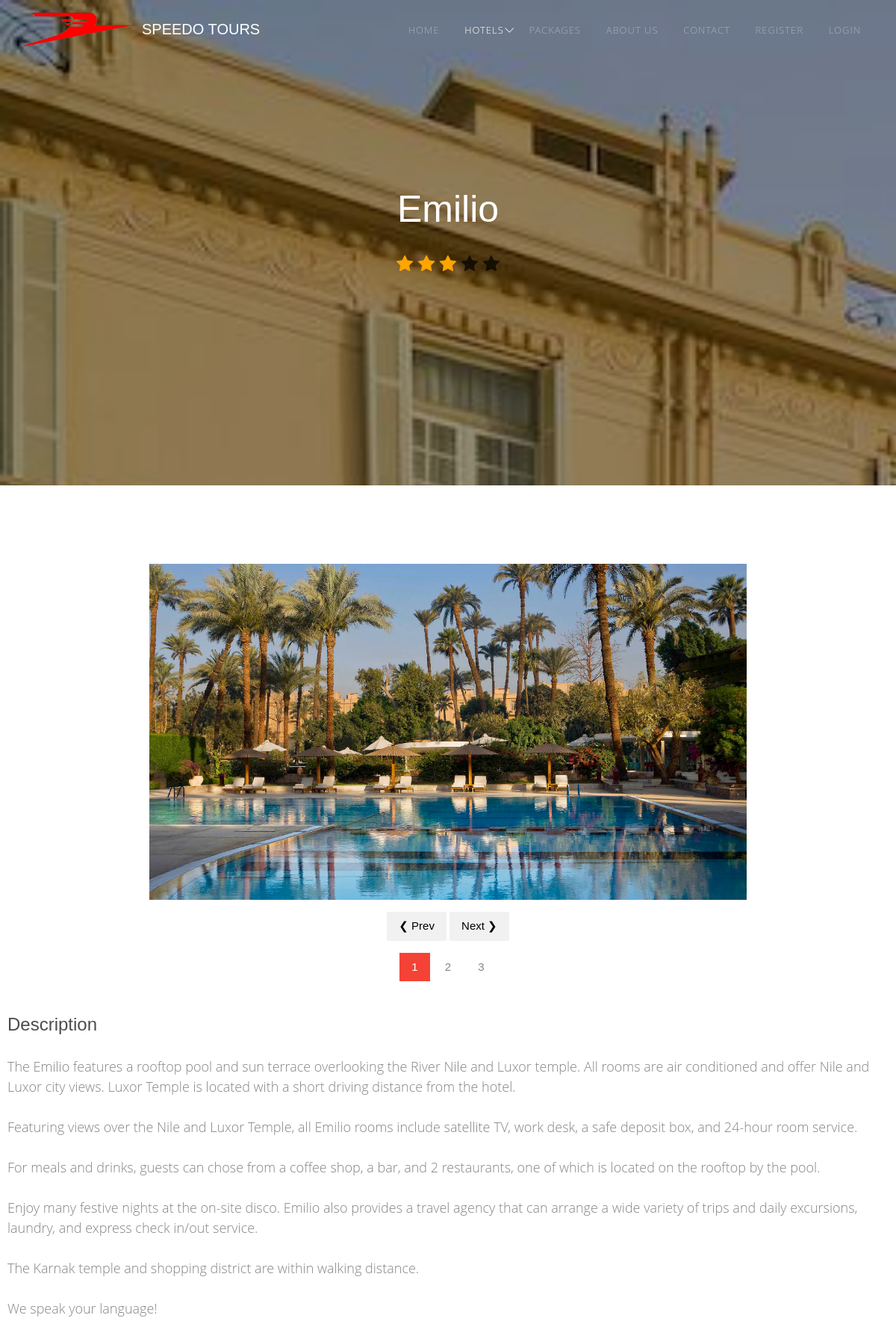
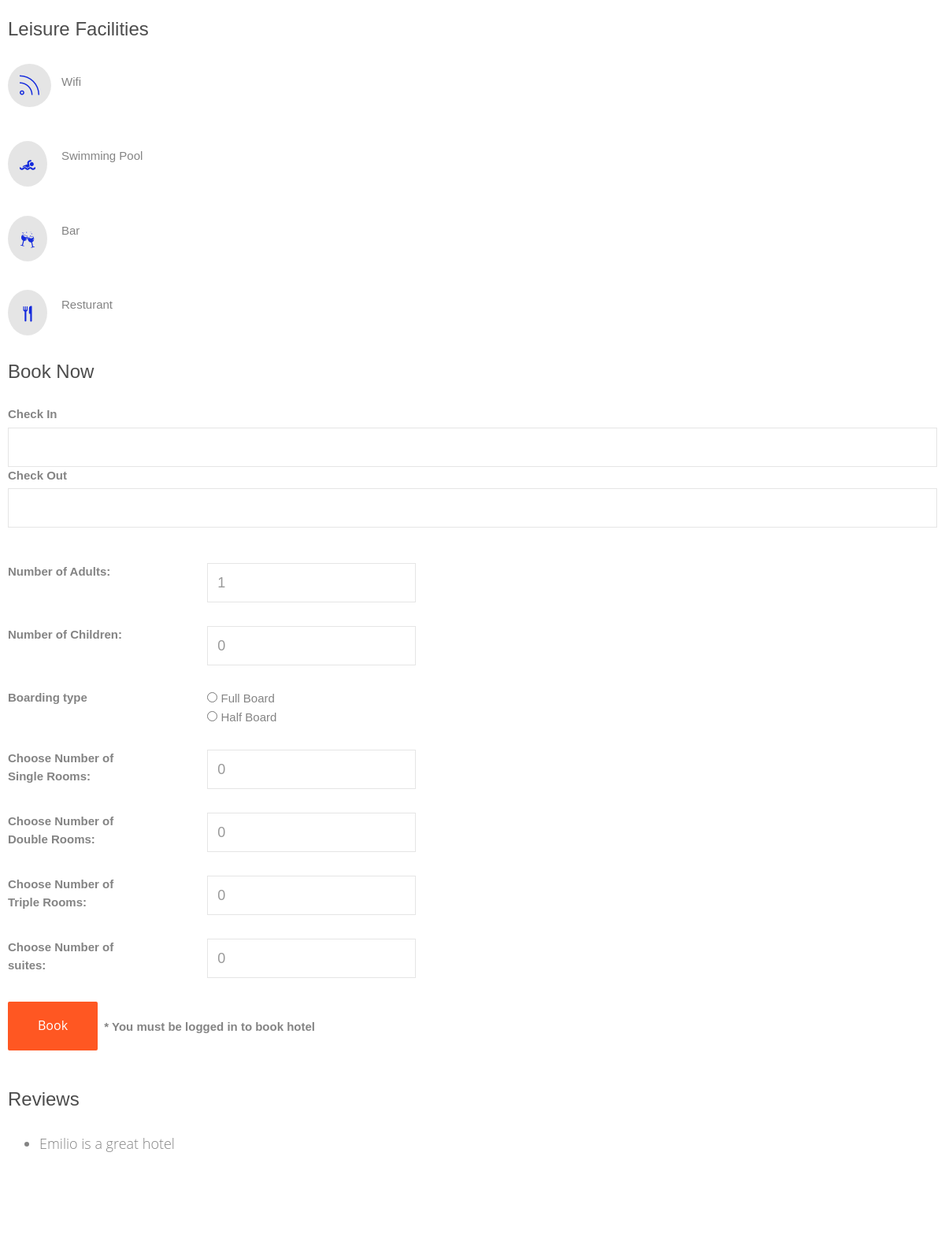
/single-hotel.php?action=Emilio (upper part), run on the app's committed database (2 pictures, top to bottom).
### tables this page shows
CREATE TABLE `hotel` (
  `HotelID` int(11) NOT NULL,
  `Name` varchar(30) NOT NULL,
  `NumberofRooms` int(11) NOT NULL,
  `overview` varchar(140) NOT NULL,
  `description` mediumtext NOT NULL,
  `WiFI` set('TRUE','FALSE') NOT NULL,
  `Swimming_Pool` set('TRUE','FALSE') NOT NULL,
  `Spa` set('TRUE','FALSE') NOT NULL,
  `Gym` set('TRUE','FALSE') NOT NULL,
  `Bar` set('TRUE','FALSE') NOT NULL,
  `Restaurant` set('TRUE','FALSE') NOT NULL,
  `Pets` set('TRUE','FALSE') NOT NULL,
  `featured` set('feature','header','false') NOT NULL DEFAULT 'false',
  `FeaturedMainSilder` set('TRUE','FALSE') NOT NULL,
  `Suspended` set('Enabled','Disabled') NOT NULL DEFAULT 'Enabled',
  `location` varchar(20) NOT NULL,
  `PriceSingle` int(11) NOT NULL,
  `PriceDouble` int(11) NOT NULL,
  `PriceTriple` int(11) NOT NULL,
  `PriceSuites` int(11) NOT NULL,
  `stars` int(11) NOT NULL
);

### app/view/view.php (called while the page is built, shortened)
<?php
abstract class  View{
    public function __construct($controller, $model) {
        $this->model = $model;
    }
}
?>

### app/model/singlehotelmodel.php (called while the page is built)
<?php
require_once("app/model/model.php");
?>
<?php
class singlehotelmodel extends Model
{
    private $dbh;
    private $hotelname;
    private $hoteldescription;
    private $hotelservices=array();
    private $reviewsofhotel=array();
    private $stars;
    function __construct($hotelname=null)
    {
        $this->dbh=$this->connect();
        $this->hotelname=$hotelname;
    }
    function listhoteldata()
    {
        $sql="select description,Swimming_Pool,WiFI,Spa,Gym,Bar,Restaurant,Pets,stars from hotel where Name='".$this->hotelname."'";
        $result=mysqli_query($this->dbh->getConn(),$sql);
        $row=mysqli_fetch_assoc($result);
        $this->hoteldescription=$row['description'];
        array_push($this->hotelservices,$row['WiFI']);
        array_push($this->hotelservices,$row['Swimming_Pool']);
        array_push($this->hotelservices,$row['Gym']);
        array_push($this->hotelservices,$row['Spa']);
        array_push($this->hotelservices,$row['Bar']);
        array_push($this->hotelservices,$row['Restaurant']);
        array_push($this->hotelservices,$row['Pets']);
        $this->stars=$row['stars'];
    }
    function listreviewsofhotel($var)
    {
        $sql="SELECT reviews.Review from reviews JOIN hotel on reviews.HotelID=hotel.HotelID where hotel.Name='$var';";
        $result=mysqli_query($this->dbh->getConn(),$sql);
        while($row=mysqli_fetch_assoc($result))
        {
            array_push($this->reviewsofhotel,$row['Review']);
        }
    }
    public function getHotelname()
    {
        return $this->hotelname;
    }
    public function getHoteldescription()
    {
        return $this->hoteldescription;
    }
    public function getHotelservices()
    {
        return $this->hotelservices;
    }
    public function getReviewsofhotel()
    {
        return $this->reviewsofhotel;
    }
    public function getStars()
    {
        return $this->stars;
    }
}
?>

### app/db/Dbh.php (called while the page is built, shortened)
<?php
class DBh{
    private $servername;
    private $username;
    private $password;
    private $dbname;
    private $conn;
    function __construct() {
        $this->servername = DB_SERVER;
        $this->username = DB_USER;
        $this->password = DB_PASS;
        $this->dbname = DB_DATABASE;
      }
    public function connect(){
        $this->conn = new mysqli($this->servername, $this->username, $this->password, $this->dbname);
        return $this->conn;
    }
    public function getConn(){
        return $this->conn;
    }
}
?>

### app/model/model.php (called while the page is built)
<?php
require_once("app/db/Dbh.php");
abstract class Model{
    protected $db;
    protected $conn;
    public function connect(){
        if(null === $this->conn ){
            $this->db = new Dbh();
            $this->conn = $this->db->connect();
        }
        return $this->db;
    }
}
?>

### app/controller/singlehotelcontroller.php (called while the page is built, shortened)
<?php
class singlehotelcontroller extends Controller
{
    public function listhoteldata()
    {
        $this->model->listhoteldata();
    }
    public function hotelreviews($var)
    {
        $this->model->listreviewsofhotel($var);
    }
}
?>

### app/view/singlehotelview.php (the view, shortened to what this page needs)
<?php
require_once("app/view/view.php");
?>
<?php
class singlehotelview extends View
{
    public function output()
    {
        $stars=$this->model->getStars();
        echo '<h1 class="text-center">'.$this->model->getHotelname().'</h1>';
        echo "<br><h3 class='text-center'";
        for ($i=0;$i<=$stars;$i++)
        {
           echo " <span class='fa fa-star stars'></span>";
        }
        for($i=$stars;$i<5;$i++)
        {
            echo " <span class='fa fa-star'></span>";
        }
        echo "</h3>";
    }
    public function outputdesc()
    {
        echo '<p style="white-space: pre-wrap;">'.$this->model->getHoteldescription().'</p>';
    }
    public function outputreviews()
    {
        $this->reviews=$this->model->getReviewsofhotel();
        echo "<ul>";
        for($i=0;$i<count($this->reviews);$i++){
            echo "<li>".$this->reviews[$i]."</li>";
        }
        echo "</ul>";
    }
    public function outputservices()
    {
        $services=$this->model->getHotelservices();
        if ($services[0]=="TRUE")
        {
            echo '<div class="services">
                    <span><i class="ti-rss-alt"></i></span>
                    <div class="desc"> Wifi</div>
                </div>';
        }
        if($services[1]=="TRUE")
        {
            echo '<div class="services">
                    <span><i class="flaticon-swimming icon"></i></span>
                    <div class="desc"> Swimming Pool</div>
                </div>';
        }
        if($services[4]=="TRUE")
        {
            echo '<div class="services">
                    <span><i class="flaticon-cup icon"></i></span>
                    <div class="desc"> Bar</div>
                </div>';
        }
        if($services[5]=="TRUE")
        {
            echo '<div class="services">
                    <span><i class="flaticon-restaurant icon"></i></span>
                    <div class="desc"> Resturant</div>
                </div>';
        }
    }
}
?>

### css/slidshowstyles.css (style rules this page uses)
html { box-sizing:border-box }
*,*:before,*:after { box-sizing:inherit }
html { -ms-text-size-adjust:100%;-webkit-text-size-adjust:100% }
body { margin:0 }
html,body { font-family:Verdana,sans-serif;font-size:15px;line-height:1.5 }
html { overflow-x:hidden }

### single-hotel.php (style rules this page uses)
.stars { color:orange; }

### data on the page
hotel: stars 3 (drawn), description "The Emilio features a rooftop pool and sun terrace overlooking the River Nile and Luxor temple. All rooms are air conditioned and offer Nile and Luxor city views. Luxor Temple is located with a short driving distance from the hotel. Featuring views over the Nile and Luxor Temple, all Emilio rooms include satellite TV, work desk, a safe deposit box, and 24-hour room service. For meals and drinks, guests can chose from a coffee shop, a bar, and 2 restaurants, one of which is located on the rooftop by the pool. Enjoy many festive nights at the on-site disco. Emilio also provides a travel agency that can arrange a wide variety of trips and daily excursions, laundry, and express check in/out…"

### other printed values
$this->model->getHotelname() "Emilio"
$this->reviews[$i] "Emilio is a great hotel"
